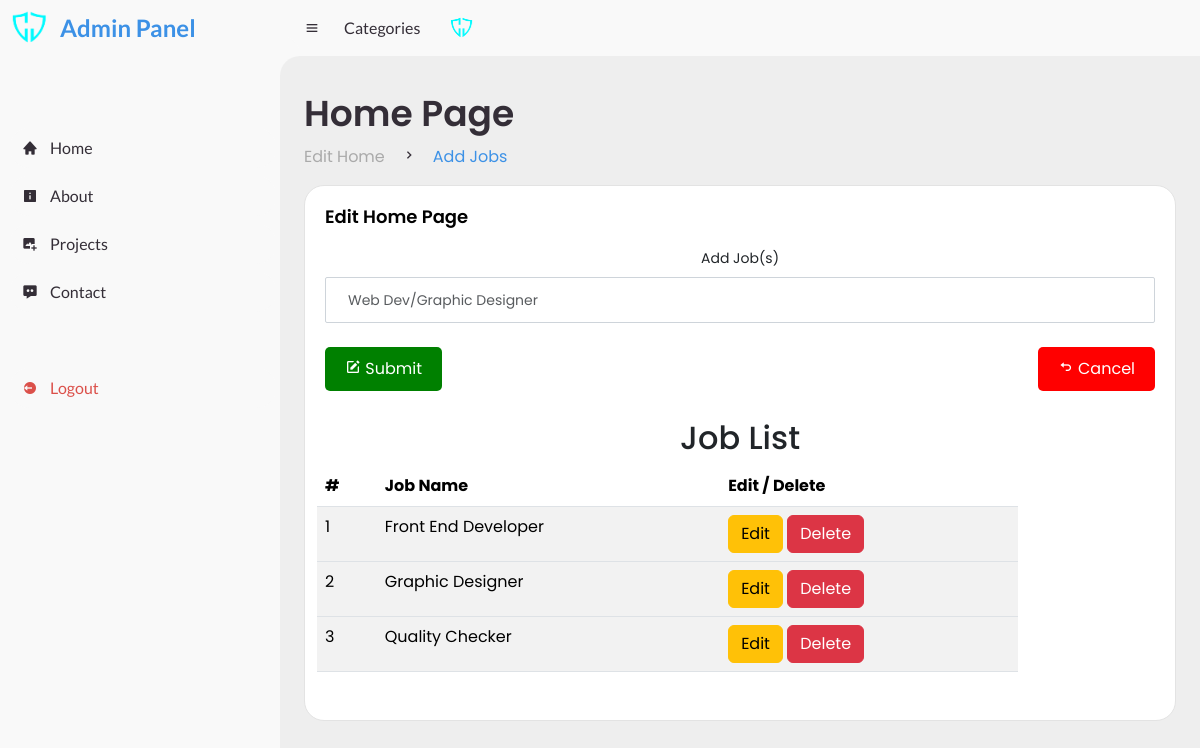
Page /admin/add-jobs.php (signed in) on the committed database.
### tables this page shows
CREATE TABLE `jobs` (
  `id` int(10) NOT NULL,
  `jobTitle` varchar(30) NOT NULL
);

### admin/add-jobs.php (the view, shortened to what this page needs)
<!DOCTYPE html>
<html lang="en">
<head>
	<link href="https://cdn.jsdelivr.net/npm/bootstrap@5.3.3/dist/css/bootstrap.min.css" rel="stylesheet">
	<link href='https://unpkg.com/boxicons@2.0.9/css/boxicons.min.css' rel='stylesheet'>
	<link rel="stylesheet" href="assets/style.css">
</head>
<body>
	<?php include('header.php'); ?>
	<section id="content">
		<nav>
			<i class='bx bx-menu' ></i>
			<a href="#" class="nav-link">Categories</a>
			<a href="#" class="profile">
				<img src="../images/cj_logo.png">
			</a>
		</nav>
		<main>
			<div class="head-title">
				<div class="left">
					<h1>Home Page</h1>
					<ul class="breadcrumb">
						<li>
							<a class="" href="#">Edit Home</a>
						</li>
                        <li><i class='bx bx-chevron-right' ></i></li>
                        <li>
							<a class="active" href="#">Add Jobs</a>
						</li>
					</ul>
				</div>
			</div>
			<div class="col-12 grid-margin stretch-card">
              <div class="card">
                <div class="card-body">
                  <h4 class="card-title">Edit Home Page</h4>
                  <form class="forms-sample" method="POST" enctype="multipart/form-data" action="add-jobs.php">
				  	<div class="form-group" style="text-align: center;">
                      <label for="post_title">Add Job(s)</label>
                      <input type="text" name="jobTitle" class="form-control" id="jobTitle" placeholder="Web Dev/Graphic Designer">
                    </div>
                    <div class="button-container">
					<button type="submit" name="Submit" class="btn-submit">
    					<i class='bx bxs-edit'></i> Submit
					</button>
					<a href="edit-admin.php" class="btn-cancel">
						<i class='bx bx-undo'></i> Cancel
					</a>
                    </div>
                  </form>
                </div>
				<section class="container py-2 mb-4">
					<h2 style="text-align: center;">Job List</h2>
					<div class="row">
						<div class="col-lg-10">
							<table class="table table-striped table-hover">
								<thead class="thead-dark">
								<tr>
									<th>#</th>
									<th>Job Name</th>
									<th>Edit / Delete</th>
								</tr>
								</thead>
								<?php
								global $ConnectingDB;
								$sql = "SELECT * FROM jobs";
								$stmt = $ConnectingDB->query($sql);
								$count = 0;
								while ($DataRows = $stmt->fetch()){
									$Id			=	$DataRows["id"];
									$jobName	=	$DataRows["jobTitle"];
									$count++;
								?>
								<tbody>
								<tr>
									<td><?php echo $count; ?></td>
									<td><?php echo $jobName; ?></td>
									<td>
										<a href="EditJob.php?id=<?php echo $Id; ?>"><span class="btn btn-warning">Edit</span></a>
										<a href="DeleteJob.php?id=<?php echo $Id; ?>"><span class="btn btn-danger">Delete</span></a>
									</td>
								</tr>
								</tbody>
								<?php } ?>
							</table>
						</div>
					</div>
				</section>
              </div>
            </div>
		</main>
	</section>
</body>
</html>

### admin/assets/style.css (style rules this page uses)
* { margin: 0; padding: 0; box-sizing: border-box; }
a { text-decoration: none; }
li { list-style: none; }
:root { --poppins: 'Poppins', sans-serif; --lato: 'Lato', sans-serif; --light: #F9F9F9; --blue: #3C91E6; --light-blue: #CFE8FF; --grey: #eee; --dark-grey: #AAAAAA; --dark: #342E37; --red: #DB504A; --yellow: #FFCE26; --light-yellow: #FFF2C6; --orange: #FD7238; --light-orange: #FFE0D3; }
html { overflow-x: hidden; }
body { background: var(--grey); overflow-x: hidden; }
#content { position: relative; width: calc(100% - 280px); left: 280px; transition: .3s ease; }
#content nav { height: 56px; background: var(--light); padding: 0 24px; display: flex; align-items: center; grid-gap: 24px; font-family: var(--lato); position: sticky; top: 0; left: 0; z-index: 1000; }
#content nav::before { content: ''; position: absolute; width: 40px; height: 40px; bottom: -40px; left: 0; border-radius: 50%; box-shadow: -20px -20px 0 var(--light); }
#content nav a { color: var(--dark); }
#content nav .bx.bx-menu { cursor: pointer; color: var(--dark); }
#content nav .nav-link { font-size: 16px; transition: .3s ease; }
#content nav .profile img { width: 36px; height: 36px; object-fit: cover; border-radius: 50%; }
#content main { width: 100%; padding: 36px 24px; font-family: var(--poppins); max-height: calc(100vh - 56px); overflow-y: auto; }
#content main .head-title { display: flex; align-items: center; justify-content: space-between; grid-gap: 16px; flex-wrap: wrap; }
#content main .head-title .left h1 { font-size: 36px; font-weight: 600; margin-bottom: 10px; color: var(--dark); }
#content main .head-title .left .breadcrumb { display: flex; align-items: center; grid-gap: 16px; }
#content main .head-title .left .breadcrumb li { color: var(--dark); }
#content main .head-title .left .breadcrumb li a { color: var(--dark-grey); pointer-events: none; }
#content main .head-title .left .breadcrumb li a.active { color: var(--blue); pointer-events: unset; }
.button-container { display: flex; justify-content: space-between; margin-top: 20px; }
.btn-submit, .btn-cancel { padding: 10px 20px; border: none; border-radius: 5px; cursor: pointer; transition: background-color 0.3s; }
.btn-submit { background-color: green; color: white; }
.btn-cancel { background-color: red; color: white; }
.stretch-card { display: -webkit-flex; display: flex; -webkit-align-items: stretch; align-items: stretch; -webkit-justify-content: stretch; justify-content: stretch; }
.stretch-card > .card { width: 100%; min-width: 100%; }
.card { position: relative; display: flex; flex-direction: column; min-width: 0; word-wrap: break-word; background-color: #fff; background-clip: border-box; border: 1px solid #e3e3e3; border-radius: 20px; }
.card .card-body { padding: 1.25rem 1.25rem; flex: 1 1 auto; min-height: 1px; }
.card .card-title { color: #010101; margin-bottom: 1.2rem; text-transform: capitalize; font-size: 1.125rem; font-weight: 600; }
.form-group { margin-bottom: 1.5rem; }
.form-group label { font-size: 0.875rem; line-height: 1.4rem; vertical-align: top; margin-bottom: .5rem; }
label { display: inline-block; margin-bottom: 0.5rem; }
.form-control, .asColorPicker-input, .dataTables_wrapper select, .jsgrid .jsgrid-table .jsgrid-filter-row input[type="text"], .jsgrid .jsgrid-table .jsgrid-filter-row select, .jsgrid .jsgrid-table .jsgrid-filter-row input[type="number"], .select2-container--default .select2-selection--single, .select2-container--default .select2-selection--single .select2-search__field, .typeahead, .tt-query, .tt-hint { border: 1px solid #080809; font-weight: 400; font-size: 0.875rem; border-radius: 4px; }
.form-control { display: block; width: 100%; height: 2.875rem; padding: 0.875rem 1.375rem; font-size: 0.875rem; font-weight: 400; line-height: 1; color: #495057; background-color: #ffffff; background-clip: padding-box; border: 1px solid #ced4da; border-radius: 2px; transition: border-color 0.15s ease-in-out, box-shadow 0.15s ease-in-out; }

### rows in the picture
jobs: jobTitle "Front End Developer"
jobs: jobTitle "Graphic Designer"
jobs: jobTitle "Quality Checker"
